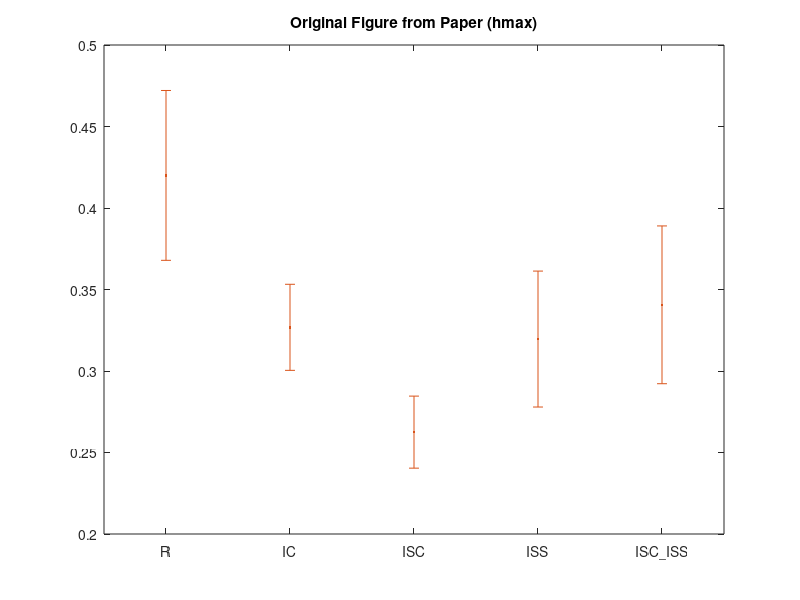
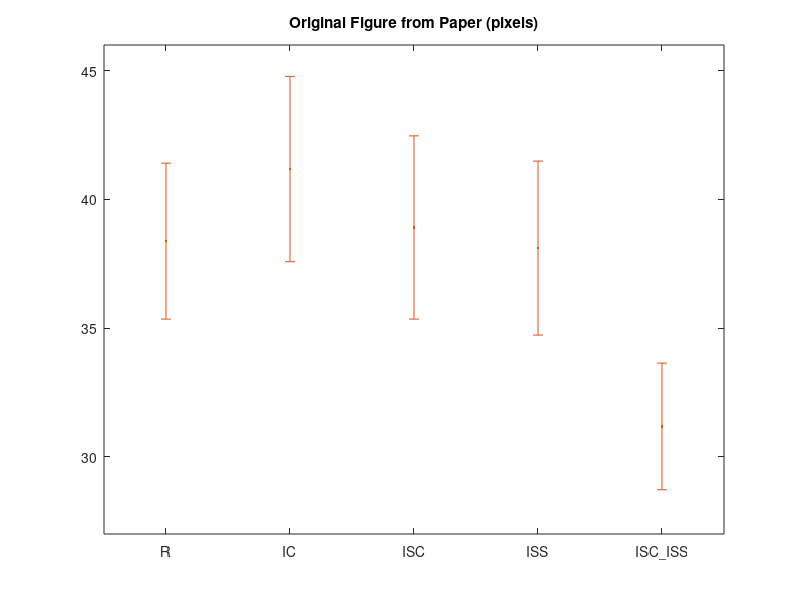

Reproduce these figures in MATLAB, in order.
clear; close all
groupnames = {'R','IC','ISC','ISS','ISC\_ISS'};

humanM  = [10.6; 1.4; 2.05; 3.95; 21.7];
SEmeasured = [8.4; 0.75; 1.5; 3.35; 20.45];
SE = humanM - SEmeasured;
% figure;

% y = humanM;
% x = 1:length(y);
% 
% h = plot(x,y,'.');
% axis([0.5,5+0.5,0,25]);
% set(gca,'XTick',x,'XTickLabel',groupnames,'XTickLabelRotation',60)
% title('Original Figure from Paper (human)')
% grid on
% hold on
% 
% errorbar(x,y,SE,'.')
% hold off
%%
figure;
SEmeasuredHmax = [0.4721; 0.3532; 0.2846; 0.3613; 0.389;];
hmaxM = [0.42; 0.3268; 0.2625; 0.3196; 0.3406];
SE2 = SEmeasuredHmax - hmaxM;

y2 = hmaxM;
x2 = 1:length(y2);

h = plot(x2,y2,'.');
axis([0.5,5+0.5,0.2,0.5]);
set(gca,'XTick',x2,'XTickLabel',groupnames,'XTickLabelRotation',60)
title('Original Figure from Paper (hmax)')
% grid on
hold on

errorbar(x2,y2,SE2,'.')
hold off
%%
figure;
SEmeasuredPIXELS = [41.41; 44.78; 42.47; 41.49; 33.64;];
pixelsM = [38.38; 41.18; 38.91; 38.11; 31.18;];
SE3 = SEmeasuredPIXELS - pixelsM;

y3 = pixelsM;
x3 = 1:length(y3);

h = plot(x3,y3,'.');
axis([0.5,5+0.5,27,46]);
set(gca,'XTick',x3,'XTickLabel',groupnames,'XTickLabelRotation',60)
title('Original Figure from Paper (pixels)')
% grid on
hold on

errorbar(x3,y3,SE3,'.')
hold off